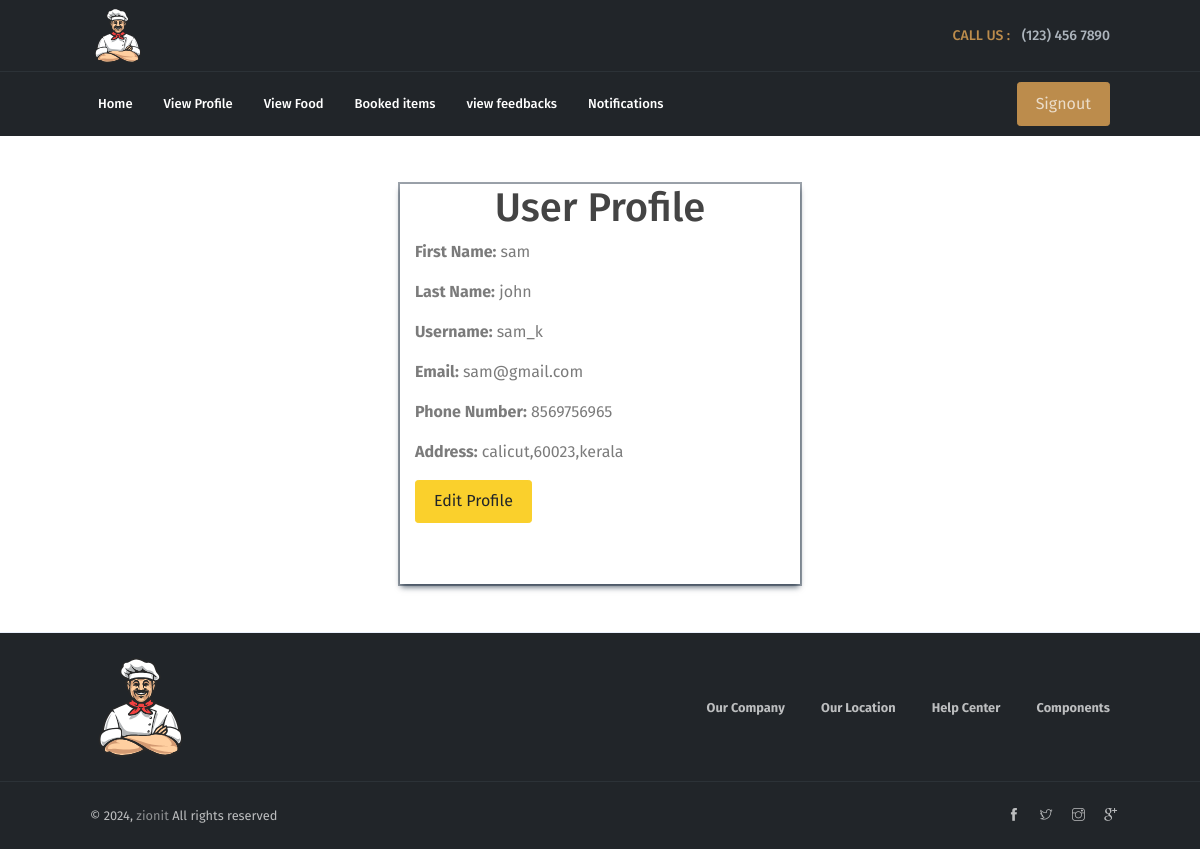
Screenshot of /view_profile/ (signed in) with the database file from the repository.
### mess_user/models.py (models this page shows, shortened)
class UserProfile(models.Model):
    user = models.OneToOneField(User, on_delete=models.CASCADE,related_name='profile')
    first_name = models.CharField(max_length=100)
    last_name = models.CharField(max_length=100)
    phone_number = models.CharField(max_length=15)
    address = models.TextField()
    email = models.EmailField()

### mess_user/views.py (the view)
# urls.py: path('view_profile/',views.view_profile,name='view_profile'),
@login_required
def view_profile(request):
    user_profile = UserProfile.objects.get(user=request.user)
    return render(request, 'view_profile.html', {'user_profile': user_profile})

### templates/view_profile.html
{% extends "view_fooditems.html" %}
{% load static %}
{% block content %}
<div class="container col-md-4 mt-5 mb-5" style="height: 400px; box-shadow: rgba(6, 24, 44, 0.4) 0px 0px 0px 2px, rgba(6, 24, 44, 0.65) 0px 4px 6px -1px, rgba(255, 255, 255, 0.08) 0px 1px 0px inset;">
    <h1 class="text-center">User Profile</h1>
  <p><strong>First Name:</strong> {{ user_profile.first_name }}</p>
  <p><strong>Last Name:</strong> {{ user_profile.last_name }}</p>
  <p><strong>Username:</strong> {{ user_profile.user.username }}</p>
  <p><strong>Email:</strong> {{ user_profile.user.email }}</p>
  <p><strong>Phone Number:</strong> {{ user_profile.phone_number }}</p>
  <p><strong>Address:</strong> {{ user_profile.address }}</p>
  <a href="{% url 'edit_profile' user_profile.user.id %}" class="btn btn-warning">Edit Profile</a>
</div>
{% endblock %}

### rows the page displays
UserProfile: first_name "sam", last_name "john", user.username "sam_k", user.email "sam@gmail.com", phone_number "8569756965", address "calicut,60023,kerala"
